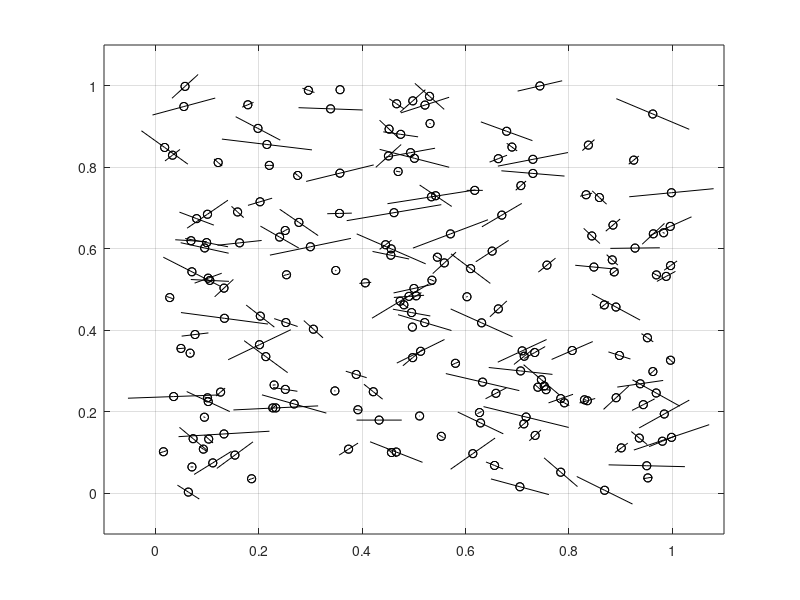
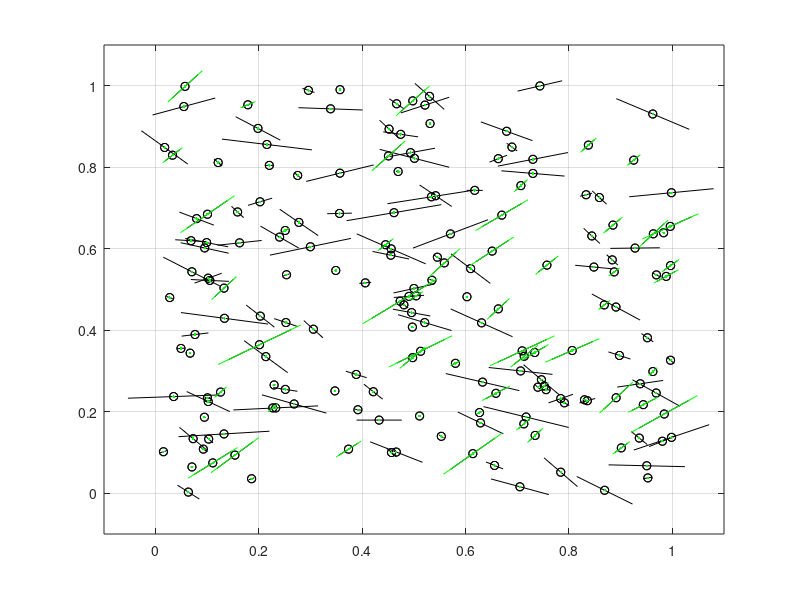
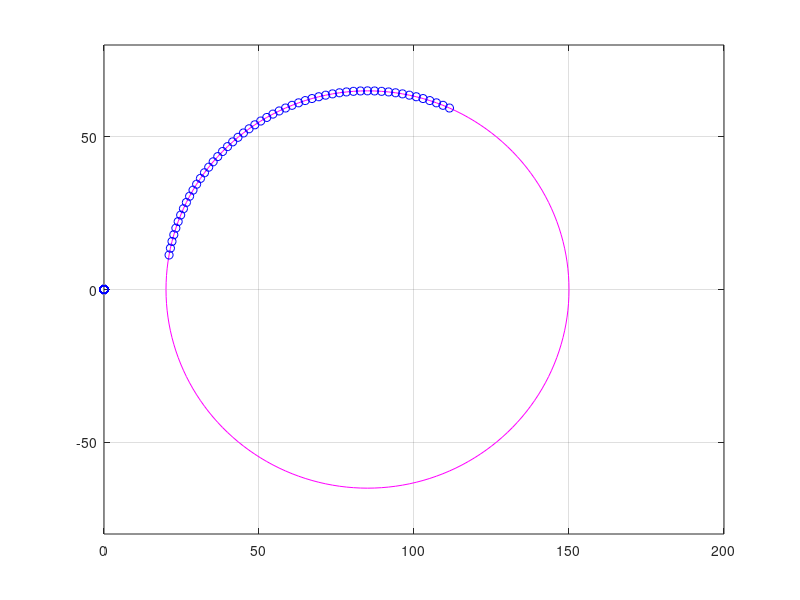

Write MATLAB code to recreate these figures, in order. (Note: this script raises an error after producing the figures.)
close all
clc

n = 181;
s1 = 150;
s3 = 20;
h = 0.5*(s1+s3);
j = 0.5*(s1-s3);

r = rand(n,1);
s = rand(n,1);

Sigma = zeros(n,1);
Tau = zeros(n,1);
strike = zeros(n,1)
theta = zeros(n,1);5
t = rand(n,1);

for z = 1:n
    theta(z) = z-1;
    Sigma(z) = t(z)*(h + j*(cos(2*theta(z)*pi/180)));
    Tau(z) = t(z)*(j*(sin(2*theta(z)*pi/180)));
    strike(z) = 90-theta(z);
end

figure(1)
quiver(r,s,Sigma,Tau,'-ok')
hold on
quiver(r,s,-Sigma,-Tau,'-ok')
xlim([-0.1 1.1])
ylim([-0.1 1.1])
grid on
hold on

figure(2)
quiver(r,s,Sigma,Tau,'-ok')
hold on
quiver(r,s,-Sigma,-Tau,'-ok')
xlim([-0.1 1.1])
ylim([-0.1 1.1])
grid on
hold on

rasio = zeros(n,1)
for z = 1:n
      rasio(z) = Tau(z)/Sigma(z);
      
end
R = rasio
sort(rasio)

Rasio = abs(rasio);
indeks = zeros(n,1);
for z = 1:n
    if rasio(z) > 0.5324 
        indeks(z) = 1;
    end
end

Sigma2 = zeros(n,1);
Tau2 = zeros(n,1);
for z = 1:n
    if indeks(z) == 1       
        Sigma2(z) = t(z)*(h + j*(cos(2*theta(z)*pi/180)));
        Tau2(z) = t(z)*(j*(sin(2*theta(z)*pi/180)));
        theta(z);
    end
end
quiver(r,s,Sigma2,Tau2,'.-g')
hold on
quiver(r,s,-Sigma2,-Tau2,'.-g')
xlim([-0.1 1.1])
ylim([-0.1 1.1])
grid on
hold on

for z = 1:n
    theta(z) = z-1;
    Sigma(z) = (h + j*(cos(2*theta(z)*pi/180)));
    Tau(z) = (j*(sin(2*theta(z)*pi/180)));
end

for z = 1:n
    if indeks(z) == 1       
        Sigma2(z) = (h + j*(cos(2*theta(z)*pi/180)));
        Tau2(z) = (j*(sin(2*theta(z)*pi/180)));
        theta(z);
    end
end
figure(3)
plot(Sigma,Tau,'m')
xlim([0 200])
ylim([-80 80])
hold on
plot(Sigma2,Tau2,'ob')
hold on
grid on
filename = 'datastress.xlsx'
no = zeros(181,1)
for i = 1:181
    no(i) = i
end
writematrix('No',filename,'Sheet',1,'Range','A1')
writematrix('Theta',filename,'Sheet',1,'Range','B1')
writematrix('Strike',filename,'Sheet',1,'Range','C1')
writematrix('Normal stress MPa',filename,'Sheet',1,'Range','G1')
writematrix('Shear stress MPa',filename,'Sheet',1,'Range','F1')
writematrix('Rasio',filename,'Sheet',1,'Range','D1')
writematrix(no,filename,'Sheet',1,'Range','A2')
writematrix(theta,filename,'Sheet',1,'Range','B2')
writematrix(strike,filename,'Sheet',1,'Range','C2')
writematrix(Sigma,filename,'Sheet',1,'Range','D2')
writematrix(Tau,filename,'Sheet',1,'Range','E2')
writematrix(R,filename,'Sheet',1,'Range','F2')
